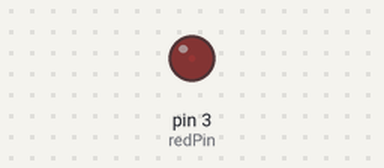
Bench run of a sketch on a simulated Arduino Uno, built with avr-gcc and run on an emulated ATmega328P. On the bench: output pins drawn as LEDs (lit = HIGH).

Above: at 0.05 s.
At 3.0 s:
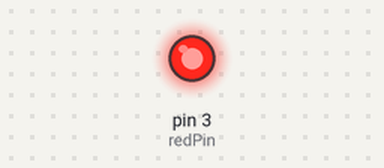
Timing chart, 0 to 6.9 s (numbered marks = the images above):
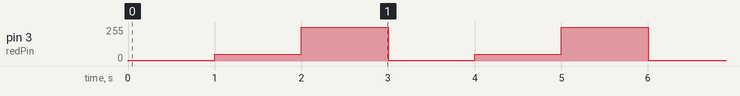

The sketch:

sketch_analog_write.ino
```cpp
int redPin = 3; // bc I used red LED

int dim = 5; // wie funktioniert das? PWM - Pulse Width Modulation (google it!)
int intermediate = 50;
int bright = 255; // ist das gleiche wie "HIGH"
int dark = 0; // ist das gleiche wie "LOW"

/* 0-255 (255=5V) (256 Möglichkeiten - 8 Bit!)
z.B. 5 = 0.098...Volt - (weil 5/255 = 0.0196... * 5 = 0.098...)
oder 2.5 Volt = 127(.5)
*/

void setup() {
  // put your setup code here, to run once:
  pinMode(redPin, OUTPUT); // IMPORTANT! analogWrite ist nur bei Ports möglich, die ein "~" davor haben, z.B. ~3 (Port 3)
}

void loop() {
  // put your main code here, to run repeatedly:
  analogWrite(redPin, dim);
  delay(1000);
  analogWrite(redPin, intermediate);
  delay(1000);
  analogWrite(redPin, bright);
  delay(1000);
  //analogWrite(redPin, dark);
  //delay(1000);
}
```

Measured:
- by itself, pin 3 (redPin): repeats every 3.0 s: 50/255 1.0 s, 255/255 1.0 s, 5/255 1.0 s
